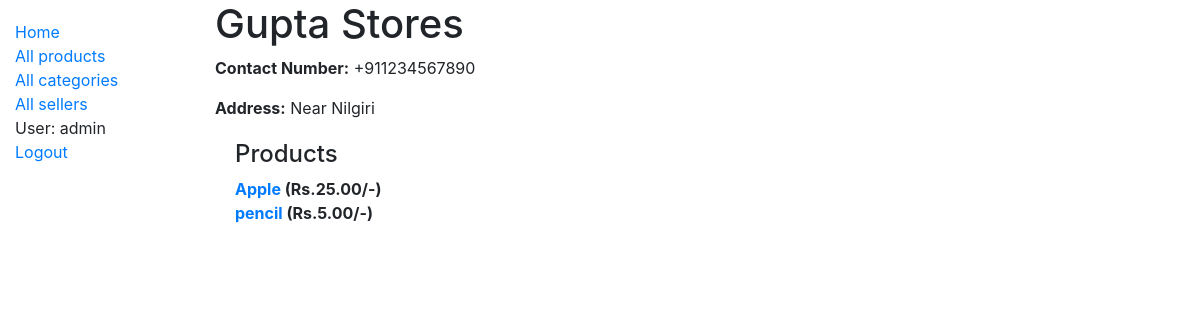
The app's page /market/seller/2 (signed in) with its own data.
### market/models.py (models this page shows, shortened)
class Seller(models.Model):
    name = models.CharField(max_length=60)
    phone = PhoneNumberField(null=False, blank=False, unique=True)
    address = models.TextField(max_length=500, null=True)

class Product(models.Model):
    name = models.CharField(max_length=50)
    price = models.DecimalField(max_digits=8, decimal_places=2)
    description = models.TextField(max_length=1000, help_text='brief description of the product')
    image_url = models.URLField(max_length=200, null=True, blank=True)
    seller = models.ForeignKey(Seller, on_delete=models.SET_NULL, null=True)
    category = models.ManyToManyField(Category, help_text='Categories for this product')
    def __str__(self):
        return self.name

### market/views.py (the view)
# urls.py: path('seller/<int:pk>', views.SellerDetailView.as_view(), name='seller-detail'),
class SellerDetailView(generic.DetailView):
    model = Seller

### market/templates/market/seller_detail.html
{% extends "base_generic.html" %}
{% block content %}
    <h1>{{ seller.name }}</h1>
    <p><strong>Contact Number:</strong> {{ seller.phone }}</p>
    <p><strong>Address:</strong> {{ seller.address }}</p>
    <div style="margin-left:20px;margin-top:20px">
        <h4>Products</h4>
        <dl>
        {% for product in seller.product_set.all %}
          <dt><a href="{% url 'product-detail' product.pk %}">{{product}}</a> (Rs.{{ product.price }}/-)</dt>
        {% endfor %}
        </dl>
    </div>
{% endblock %}

### market/templates/base_generic.html (shortened to what this page needs)
<!DOCTYPE html>
<html lang="en">
<head>
  <link rel="stylesheet" href="https://stackpath.bootstrapcdn.com/bootstrap/4.1.3/css/bootstrap.min.css">
  {% load static %}
  <link rel="stylesheet" href="{% static 'css/styles.css' %}">
</head>
<body>
  <div class="container-fluid">
    <div class="row">
      <div class="col-sm-2">
      {% block sidebar %}
        <ul class="sidebar-nav">
          <li><a href="{% url 'index' %}">Home</a></li>
          <li><a href="{% url 'products' %}">All products</a></li>
          <li><a href="">All categories</a></li>
          <li><a href="{% url 'sellers' %}">All sellers</a></li>
          {% if user.is_authenticated %}
            <li>User: {{ user.get_username }}</li>
            <li><a href="{% url 'logout'%}?next={{request.path}}">Logout</a></li>
          {% else %}
             <li><a href="{% url 'login'%}?next={{request.path}}">Login</a></li>
          {% endif %}
        </ul>
     {% endblock %}
      </div>
      <div class="col-sm-10 ">{% block content %}{% endblock %}</div>
    </div>
  </div>
</body>
</html>

### market/static/css/styles.css (style rules this page uses)
.sidebar-nav { margin-top: 20px; padding: 0; list-style: none; }

### records on screen
Seller: name "Gupta Stores", phone "+911234567890", address "Near Nilgiri"
Product: name "Apple", price "25.00"
Product: name "pencil", price "5.00"

### other values on screen
{{ user.get_username }} "admin"
